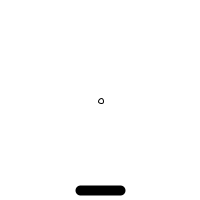
Frame 1 (no input)
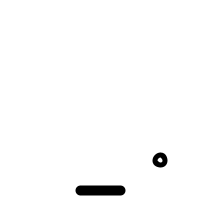
Frame 60 (the mouse pressed at the canvas centre just before this capture)
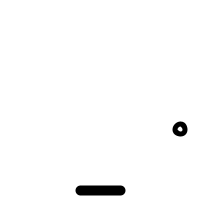
Frame 120 (the mouse held since frame 60 and released just before this capture)

The Processing sketch that drew these frames (run headless with seeded random() and noise(); from frame 60 on, the mouse is pressed at the canvas centre):

// Processing sketch: max
// ── max.pde
// 29 Jan 2016 6:54 pm Max Grunewald

float x = 100;
float y = 100;

float ball_x = 100;
float ball_y = 100;

float ball_dx = 1;
float ball_dy = 1;


void setup()
{
  size(200,200);
  smooth();
}

void keyPressed() {
  if (keyCode == UP) {
	y -= 1;
	}
  if (keyCode == DOWN) {
	y += 1;
	}
  if (keyCode == LEFT) {
	x -= 4;
	}
  if (keyCode == RIGHT) {
	x += 4;
	}
}

void moveBall() {
  ball_x += ball_dx;
  ball_y += ball_dy;

  if (ball_y < 0) { 
    ball_dy = -ball_dy;
    ball_y  = 1;
  }
  if (ball_x > width) { 
    ball_dx = -ball_dx;
    ball_x  = width-1;
  }
  if (ball_x < 0) { 
    ball_dx = -ball_dx;
    ball_x  = 1;
  }
  if (ball_y > height-10) { 
    if ((ball_x < x+20) && (ball_x > x-20)) {
      ball_dy = -ball_dy;
      ball_y  = height-11;
    } else {
      ball_y = height/2;
    }
  }
}

void draw()
{
moveBall();
background(255);
if (y > 200) {
  background(255,0,0);
}
ellipse(ball_x,ball_y, 5, 5);
strokeWeight(10);
line(x-20,190,x+20,190);
}
